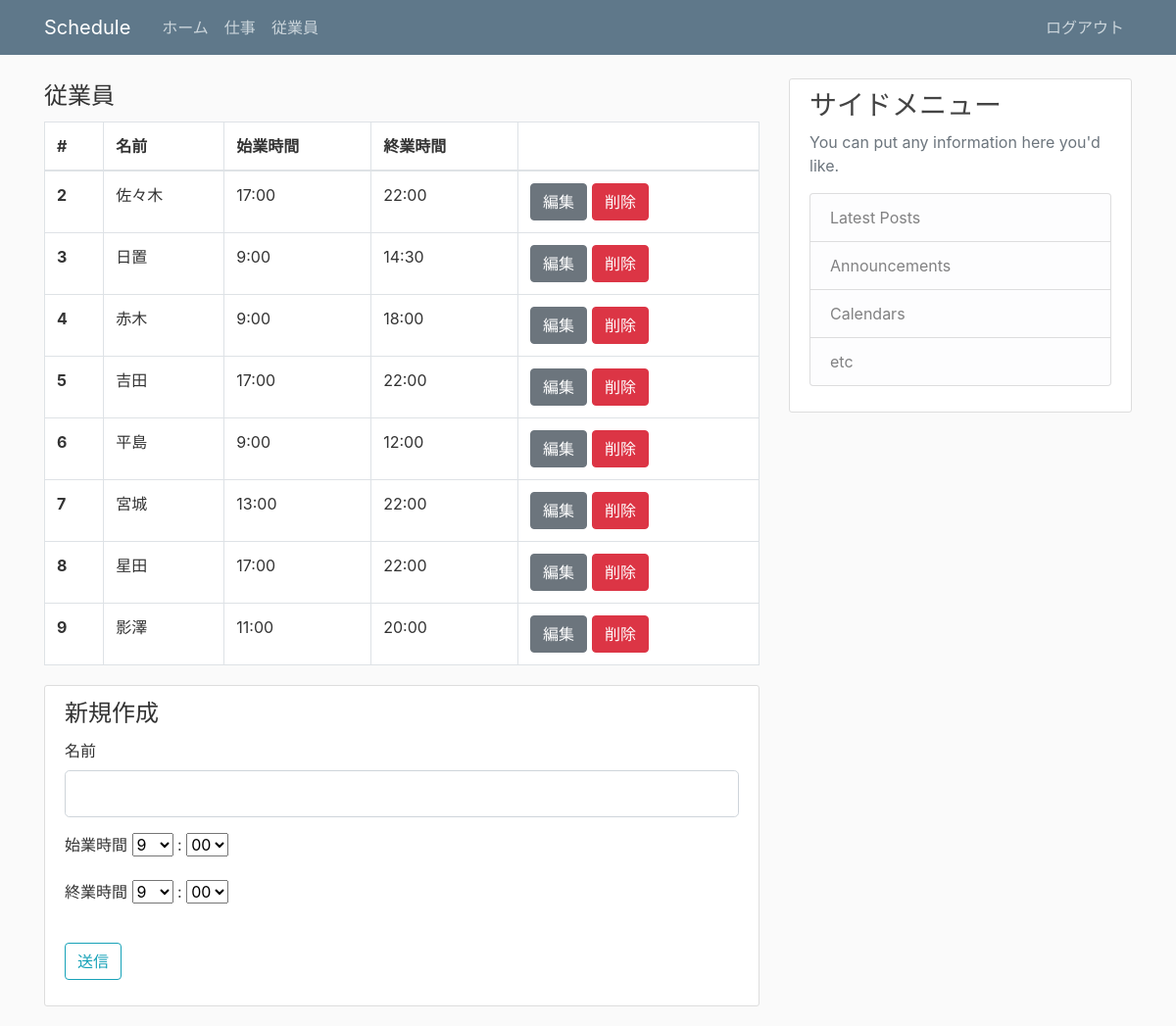
Screenshot of /worker (signed in) with the database file from the repository.
### flask_schedule/models.py (models this page shows, shortened)
class Worker(db.Model):
  id = db.Column(db.Integer, primary_key=True)
  workername = db.Column(db.String(20), unique=True, nullable=False)
  starttime = db.Column(db.String(10))
  endtime = db.Column(db.String(10))
  workerweight = db.Column(db.String(3))

### flask_schedule/views/worker.py (the view, shortened to what this page needs)
@app.route('/worker', methods=['GET', 'POST'])
def worker():
  if not session.get('logged_in'):
    return redirect(url_for('login'))
  workers = Worker.query.all()
  form = WorkerForm()
  hour = hourlist
  minutes = minuteslist
  form.starttime_hour.choices = hourlist
  form.starttime_minutes.choices = minuteslist
  form.endtime_hour.choices = hourlist
  form.endtime_minutes.choices = minuteslist
  if request.method == "GET":
    return render_template('worker/worker.html',form=form,workers=workers)

### flask_schedule/forms.py
class WorkerForm(FlaskForm):
  workername = StringField('名前',validators=[DataRequired(), Length(min=2, max=20)])
  starttime_hour = SelectField('始業時間',validators=[DataRequired()])
  starttime_minutes = SelectField(':',validators=[DataRequired()])
  endtime_hour = SelectField('終業時間',validators=[DataRequired()])
  endtime_minutes = SelectField(':',validators=[DataRequired()])
  submit = SubmitField('送信')

### flask_schedule/templates/worker/worker.html (shortened to what this page needs)
{% extends "layout.html" %}
{% block content %}
  <table class="table table-bordered content-section">
    <legend>従業員</legend>
    <thead>
      <tr>
        <th scope="col">#</th>
        <th scope="col">名前</th>
        <th scope="col">始業時間</th>
        <th scope="col">終業時間</th>
        <th></th>
      </tr>
    </thead>
    <tbody>
      {% for worker in workers %}
      <tr>
        <th scope="row">{{ worker.id }}</th>
        <td>{{ worker.workername }}</td>
        <td>{{ worker.starttime }}</td>
        <td>{{ worker.endtime }}</td>
        <td>
          <div class="btn-group">
            <form action="{{ url_for('edit_worker',id = worker.id)}}" method="GET">
              <button type="submit" class="btn btn-secondary">編集</button>
            </form>
            <form action="{{ url_for('delete_worker',id = worker.id)}}" method="GET">
              <button type="submit" class="btn btn-danger" style="margin-left: 5px;" style="margin-right: 5px;">削除</button>
            </form>
          </div>
        </td>
      </tr>
      {% endfor %}
    </tbody>
  </table>
  <div class="content-section">
    <form method="POST" action="">
      <legend>新規作成</legend>
      <div class="form-group">
        <fieldset class="form-group">
          <div class="form-group">
            {{ form.workername.label(class="form-control-label")}}
            {{ form.workername(class="form-control form-control-lg") }}
          </div>
          <div class="form-group">
            {{ form.starttime_hour.label()}}
            {{ form.starttime_hour() }}
            {{ form.starttime_minutes.label()}}
            {{ form.starttime_minutes() }}
          </div>
          <div class="form-group">
            {{ form.endtime_hour.label()}}
            {{ form.endtime_hour() }}
            {{ form.endtime_minutes.label()}}
            {{ form.endtime_minutes() }}
          </div>
        </fieldset>
      </div>
      <div class="form-group">
        {{ form.submit(class="btn btn-outline-info") }}
      </div>
    </form>
  </div>
{% endblock %}

### flask_schedule/static/main.css (style rules this page uses)
body { background: #fafafa; color: #333333; margin-top: 5rem; }
.content-section { background: #ffffff; padding: 10px 20px; border: 1px solid #dddddd; border-radius: 3px; margin-bottom: 20px; }

### rows the page displays
Worker: id "2", workername "佐々木", starttime "17:00", endtime "22:00"
Worker: id "3", workername "日置", starttime "9:00", endtime "14:30"
Worker: id "4", workername "赤木", starttime "9:00", endtime "18:00"
Worker: id "5", workername "吉田", starttime "17:00", endtime "22:00"
Worker: id "6", workername "平島", starttime "9:00", endtime "12:00"
Worker: id "7", workername "宮城", starttime "13:00", endtime "22:00"
Worker: id "8", workername "星田", starttime "17:00", endtime "22:00"
Worker: id "9", workername "影澤", starttime "11:00", endtime "20:00"
